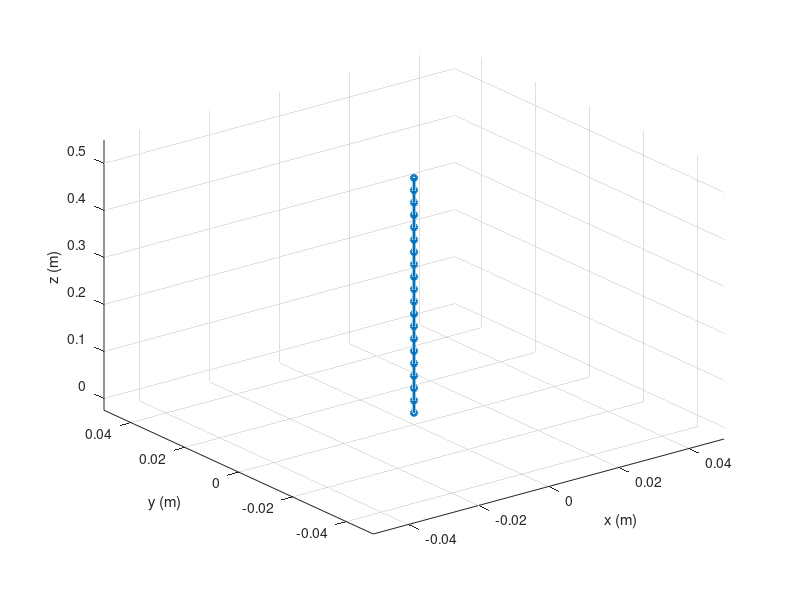

Source code (MATLAB): (Note: this script raises an error after producing the figure.)
% This program implements the Cosserat Rod Theory for a Tendon Driven CR
% with simple Control inputs using Sliding Model Control and Lyapunov
% Stability
% Benjamin Chung
% 11/24/2025

function CosseratRod
clear all;
clc;

global i p R j n m v u q w ns vs us vt ut qt wt vst ust vh uh vsh ush qh wh nLL mLL x y z X Y Z  %Make vars available in whole program
global Tension_Hist X1_Hist Xdot1_Hist e_Hist edot_Hist
%Hat operator
hat = @(y)[0, -y(3), y(2);
           y(3), 0, -y(1);
          -y(2), y(1), 0];

%Declare variables
L = 0.5;                       %Length in m
N = 20;                        %Spatial resolution
E = 190e9;                     %Young's modulus
r = 1/1000;                     %Cross-section radius
rt = {[0.01;0;0]               %Location of Tendons - We'll see if 4 works
      [0;0.01;0]
      [-0.01;0;0]
      [0;-0.01;0]};             
rho = 17189;                    %Density
g = [0;0;-9.81];               %Gravity vector
Bse = zeros(3);                %Shear/Bending Coefficient
Bbt = 0.008*eye(3);              %Bending/Torsion Coefficient
C = 0.01*eye(3);                %Viscous Damping Coefficient
Tt = {0 0 0 0};                %Assume 0 Tension during initial Static solve
dt = 0.005;                    %Size of Time step
alpha = -0.2;                  %BDF-alpha parameter
STEPS = 100;                    %Number of timesteps to completion
STEPCOUNT = 1;

%Initial Pre-bending variables
vstar = @(s)[0;0;1];           
ustar = @(s)[0;0;0];           
vsstar = @(s)[0;0;1];
usstar = @(s)[0;0;0];

%Boundary Conditions
%Clamped base to free end
for i = 1 : STEPS
    p{i,1} = [0;0;0];          
    R{i,1} = eye(3);
    q{i,1} = [0;0;0];
    w{i,1} = [0;0;0];
end

nL = [0;0;0];                    %Start with no forces
mL = [0;0;0];

%Dependent Parameter Calculations
A = pi*r^2;                                 %Cross-sectional area
J = diag([pi*r^4/4  pi*r^4/4  pi*r^4/2]);   %Inertia Matrix
G = E / (2 * (1 + 0.3));                    %Shear modulus
Kse = diag([G*A, G*A, E*A]);                %SE Stiffness Matrix
Kbt = diag([E*J(1,1), E*J(2,2), G*J(3,3)]); %BT Stiffness Matrix
ds = L/(N-1);                               %Finite change in S over total steps

%BDF-alpha coefficients
C0 = (1.5 + alpha) / ( dt*(1+alpha));      
C1 = -2/dt;
C2 = (0.5 + alpha) / ( dt*(1+alpha));
d1 = alpha / (1+alpha);

% -- START SIMULATION -- 
% Steps to consider:
% 1) Solve with initial static conditions
% 2) Apply Tension Forces
% 3) Semi-discretize the PDE into an ODE using BDF-Alpha
% 4) Solve PDE with shooting
% 5) Model resulting rod using CRVisToolkit 

%Initial Static Solve in order to get IVP problem going
i = 1;
disp("Solving Initial Static Model")
fsolve(@initialSolve, zeros(6,1)); %Solve static BVP w/ shooting method
visualize();

%Setup initial history terms
for j = 1 : N-1
    vh{i+1,j} = (C1+C2)*v{i,j};
    uh{i+1,j} = (C1+C2)*u{i,j};
    vsh{i+1,j} = (C1+C2)*vs{i,j};
    ush{i+1,j} = (C1+C2)*us{i,j};
    qh{i+1,j} = [0;0;0];
    wh{i+1,j} = [0;0;0];
    q{i,j} = [0;0;0];
    w{i,j} = [0;0;0];
end

%Set Control Variables
CONTROL = true;
P_d = [0.025; 0.0000; 0.4727];     %Desired end point
V_d = [0; 0; 0];                    %Desired tip velocity
Acc_d = [0; 0; 0];                  %Desired tip acceleration
Control_c = diag([15000, 1, 500]);   %Control gain 1
k = diag([30, 1, 5]);                              %Control gain 2 (for S convergence)
epsilon = 0.005;                    %Reaching epsilon
clamp = 8;

%DEBUG
warning('off', 'all');
options = optimoptions('fsolve', 'Display', 'none');
goalReached = false;


% -- START SIMULATION LOOP --
for i = 2 : STEPS
    STEPCOUNT = STEPCOUNT + 1;
    %Set the Tendon Forces at each time step
    %Likely will have the control input function here, then set the forces
    if i < 5
        Tt{1} = 0; %Apply 0 for initial history terms
        Tt{2} = 0;
        Tt{3} = 0;
        Tt{4} = 0;
    else
        if CONTROL
            %disp(["Control Vars",)
            Tt{1} = SMCCosserat(P_d, V_d, Control_c, k, epsilon, Acc_d);
            Tt{2} = 0;
            Tt{3} = 0;
            Tt{4} = 0;
        else
            Tt{1} = 3; %INPUT TENDON FORCES
            Tt{2} = 0;
            Tt{3} = 0;
            Tt{4} = 0;
        end
    end 

    %Now to actually solve, given the tendon forces
    disp(["Solving Dynamic Model, Step = ", i])
    fsolve(@dynamicSolve, [n{i-1,1}; m{i-1,1}], options); %Solve semi-discretized PDE w/ shooting
    updateBDFalpha();
    visualize();
end

disp('Final Pos'); p{i,N-1}

% -- FUNCTIONS --
function E = initialSolve(G)
    n{i,1} = G(1:3);
    m{i,1} = G(4:6);

    %Euler's method for IVP problem
    for j = 1 : N-1
        [ps, Rs, ns, ms, us{i,j}, vs{i,j} ,v{i,j}, u{i,j}] = formStaticCosseratODE(p{i,j},R{i,j},n{i,j},m{i,j});
        p{i,j+1} = p{i,j} + ds*ps;
        R{i,j+1} = R{i,j} + ds*Rs;
        n{i,j+1} = n{i,j} + ds*ns;
        m{i,j+1} = m{i,j} + ds*ms;
    end

    E = [ n{i,N} - nL;  m{i,N} - mL ];
end

function E = dynamicSolve(G)
    n{i,1} = G(1:3);
    m{i,1} = G(4:6);

    %Euler's method
    for j = 1 : N-1
        [ps, Rs, ns, ms, qs, ws, vs{i,j}, us{i,j},...
        v{i,j}, u{i,j}, vt{i,j}, ut{i,j},...
        qt{i,j}, wt{i,j},vst{i,j}, ust{i,j}] = formCosseratODE(p{i,j},R{i,j},n{i,j},m{i,j},q{i,j},w{i,j});
        
        p{i,j+1} = p{i,j} + ds*ps;
        R{i,j+1} = R{i,j} + ds*Rs;
        n{i,j+1} = n{i,j} + ds*ns;
        m{i,j+1} = m{i,j} + ds*ms;
        q{i,j+1} = q{i,j} + ds*qs;
        w{i,j+1} = w{i,j} + ds*ws;
            
    end

    E = [n{i,N} - nLL ;  m{i,N} - mLL];
end


%This function will essentially build the ODE that will be put through
%fsolve dynamically over time
function [ps,Rs,ns,ms,qs,ws,vs,us,v,u,vt,ut,qt,wt,vst,ust] = formCosseratODE(p, R, n, m, q, w, Tt)
    v = (Kse + C0*Bse)\(R'*n + Kse*vstar(ds*(j-1)) - Bse*vh{i,j}); %Use \ for inverse for better stability
    u = (Kbt + C0*Bbt)\(R'*m + Kbt*ustar(ds*(j-1)) - Bbt*uh{i,j});
    
    %Time derivatives - Replaced by BDFa terms
    vt = C0*v + vh{i,j};
    ut = C0*u + uh{i,j};
    qt = C0*q + qh{i,j};
    wt = C0*w + wh{i,j};

    %Calculate Forces
    %Using _ for subscript t, for tension forces
    [a_t, b_t, A_t, B_t, G_t, H_t] = getTendonForces(v, u);

    %Following Sharifi et al for vs and us
    %Their code seems to assume that all block matrices are diagonal
    %The following works in all cases, but is a bit less efficient
    %I didn't time to verify the matrix sizes to know if Gt is diagonal
    phi = [Kse + C0*Bse + A_t, G_t;
           G_t', Kbt + C0*Bbt + H_t];

    %{
    LamdaN = hat(u) * (Kse * (v - vstar(ds*(j-1)) + Bse*vt)) - Kse*vsstar(ds*(j-1)) + Bse*vsh{i,j};
    LamdaM = hat(u) * (Kbt * (u - ustar(ds*(j-1)) + Bbt*ut)) - Kbt*usstar(ds*(j-1)) + Bbt*ush{i,j};
    GammaN = rho*A*(hat(w)*q + qt) + C*q.*abs(q) - R'*rho*A_t*g - a_t; %**R'R = 1, so can be omitted
    GammaM = rho*(hat(w)*J*w + J*wt) - hat(v) * (Kse * (v - vstar(ds*(j-1)) + Bse*vt)) - b_t; %**hat(ps) = Rv, also le = 0


    rhs = [-GammaN + LamdaN;
           -GammaM + LamdaM];
    temp = phi \ rhs;

    %Extract the result into vs and us
    vs = temp(1:3); %Block size is determined by Kse
    us = temp(4:6);
    %}

    LamdaN = -a_t + rho*A*(hat(w)*q + qt)+ C*q.*abs(q)- R'*rho*A*g;
    LamdaM = -b_t + rho*(hat(w)*J*w + J*wt) -hat (v)*(Kse*(v-vstar(ds*(j-1)))+Bse*vt);
    GammaV = hat(u)*(Kse*(v-vstar(ds*(j-1)))+Bse*vt)-Kse*vsstar(ds*(j-1))+Bse*vsh{i,j};
    GammaU = hat(u)*(Kbt*(u-ustar(ds*(j-1)))+Bbt*ut)-Kbt*usstar(ds*(j-1))+Bbt*ush{i,j};

    us = 1/det(phi)*(-G_t'*(-GammaV+LamdaN)+(Kse+C0*Bse+A_t)*(-GammaU+LamdaM));
    vs = 1/det(phi)*((Kbt+C0*Bbt+H_t)*(-GammaV+LamdaN)-G_t*(-GammaU+LamdaM));

    vst = C0*vs + vsh{i,j};
    ust = C0*us + ush{i,j};

    f = rho*A*g + R*(a_t + A_t*vs + G_t*us) - (R*C*q.*abs(q));
    l = R*(b_t + B_t*vt + H_t*ut);

    %Find boundary forces and moments from tendons for residual calculation
    [nLL, mLL] = getTendonForcesAtL(R, u, v);

    %Spatial derivatives
    ps = R * v;
    Rs = R * hat(u);
    qs = vt - hat(u)*q + hat(w)*v;
    ws = ut - hat(u)*w;
    ns = rho*A*R*(hat(w)*q + qt) - f;
    ms = R*rho*(hat(w)*J*w + J*wt) - hat(ps)*n - l;
end

%STATIC
%This function is very explicit as I simly set the time terms to 0
%Could be optimized to OMIT time terms later on
function [ps, Rs, ns, ms, us, vs, v, u] = formStaticCosseratODE(p, R, n, m)
    v = (Kse)\(R'*n + Kse*vstar(ds*(j-1))); %Use \ for inverse for better stability
    u = (Kbt)\(R'*m + Kbt*ustar(ds*(j-1)));
    
    %Time derivatives - all 0 at static

    %Calculate Forces
    %Using _ for subscript t, for tension forces
    [a_t, b_t, A_t, B_t, G_t, H_t] = getTendonForces(v, u);

    %Following Sharifi et al for vs and us
    %Their code seems to assume that all block matrices are diagonal
    %The following works in all cases, but is a bit less efficient
    %I didn't time to verify the matrix sizes to know if Gt is diagonal
    phi = [Kse + A_t, G_t;
           G_t', Kbt + H_t];

    LamdaN = hat(u) * (Kse * (v - vstar(ds*(j-1)))) - Kse*vsstar(ds*(j-1));
    LamdaM = hat(u) * (Kbt * (u - ustar(ds*(j-1)))) - Kbt*usstar(ds*(j-1));
    GammaN = R'*rho*A_t*g - a_t; %**R'R = 1, so can be omitted
    GammaM = hat(v) * Kse * (v - vstar(ds*(j-1))) - b_t; %**hat(ps) = Rv, also le = 0

    rhs = [-GammaN + LamdaN;
           -GammaM + LamdaM];
    temp = phi \ rhs;

    %Extract the result into vs and us
    vs = temp(1:3); 
    us = temp(4:6);

    f = rho*A*g;
    l = 0;

    %Spatial derivatives
    ps = R * v;
    Rs = R * hat(u);
    ns = -f;
    ms = -hat(ps)*n - l;
end

%This function calculates the variables required to find the tendon forces
%Honestly, I could make this modular to have n tendons
%Probably a future thing
function [a, b, At, Bt, Gt, Ht] = getTendonForces(v, u)
    
    %Tendon 1
    ptsb1 = hat(u)*rt{1}+v;
    At1 = -Tt{1} * (hat(ptsb1) * hat(ptsb1)) / (norm(ptsb1)^3);
    Gt1 = At1*hat(rt{1});
    Bt1 = hat(rt{1}) * At1;
    H1 = Bt1 * hat(rt{1});
    a1 = At1 * (hat(u) * ptsb1); %Assume the derivatives of r to be 0
    b1 = hat(rt{1}) * a1;

    %Tendon 2
    ptsb2 = hat(u)*rt{2}+v;
    At2 = -Tt{2} * (hat(ptsb2) * hat(ptsb2)) / (norm(ptsb2)^3);
    Gt2 = At2*hat(rt{2});
    Bt2 = hat(rt{2}) * At2;
    H2 = Bt2 * hat(rt{2});
    a2 = At2 * (hat(u) * ptsb2); 
    b2 = hat(rt{2}) * a2;

    %Tendon 3
    ptsb3 = hat(u)*rt{3}+v;
    At3 = -Tt{3} * (hat(ptsb3) * hat(ptsb3)) / (norm(ptsb3)^3);
    Gt3 = At3*hat(rt{3});
    Bt3 = hat(rt{3}) * At3;
    H3 = Bt3 * hat(rt{3});
    a3 = At3 * (hat(u) * ptsb3); 
    b3 = hat(rt{3}) * a3;

    %Tendon 4
    ptsb4 = hat(u)*rt{4}+v;
    At4 = -Tt{4} * (hat(ptsb4) * hat(ptsb4)) / (norm(ptsb4)^3);
    Gt4 = At4*hat(rt{4});
    Bt4 = hat(rt{4}) * At4;
    H4 = Bt4 * hat(rt{4});
    a4 = At4 * (hat(u) * ptsb4); 
    b4 = hat(rt{4}) * a4;

    %Sum the values
    a = a1 + a2 + a3 +a4;
    b = b1 + b2 + b3 +b4;
    At = At1 + At2 + At3 + At4;
    Bt = Bt1 + Bt2 + Bt3 + Bt4;
    Gt = Gt1 + Gt2 + Gt3 + Gt4;
    Ht = H1 + H2 + H3 + H4;
end

%This function find the tendon forces at the end point L
%Later then used in fsolve for residual calculation to solve the IVP
function [nLL, mLL] = getTendonForcesAtL(R, u, v)
    pts1 = R*hat(u)*rt{1}+R*v;
    pts2 = R*hat(u)*rt{2}+R*v;
    pts3 = R*hat(u)*rt{3}+R*v;
    pts4 = R*hat(u)*rt{4}+R*v;

    nLL = -Tt{1}*pts1/norm(pts1) - Tt{2}*pts2/norm(pts2) - Tt{3}*pts3/norm(pts3); - Tt{4}*pts4/norm(pts4);
    mLL = -Tt{1}*hat(R*rt{1})*pts1/norm(pts1) - Tt{2}*hat(R*rt{2})*pts2/norm(pts2) - Tt{3}*hat(R*rt{3})*pts3/norm(pts3) - Tt{4}*hat(R*rt{4})*pts4/norm(pts4);
end

function updateBDFalpha()
%h for history, these are history term updates
   for j = 1 : N-1        
       vh{i+1,j} = C1*v{i,j} + C2*v{i-1,j} + d1*vt{i,j};
       uh{i+1,j} = C1*u{i,j} + C2*u{i-1,j} + d1*ut{i,j};
       vsh{i+1,j} = C1*vs{i,j} + C2*vs{i-1,j} + d1*vst{i,j};
       ush{i+1,j} = C1*us{i,j} + C2*us{i-1,j} + d1*ust{i,j};
       qh{i+1,j} = C1*q{i,j} + C2*q{i-1,j} + d1*qt{i,j};
       wh{i+1,j} = C1*w{i,j} + C2*w{i-1,j} + d1*wt{i,j};
   end
end

function Tt = SMCCosserat(X1d, Xdot1d, Control_c, k, epsilon, Xddotd)

    X1 = p{i-1,N-1};
    Xdot1 = R{i-1,N-1}*q{i-1,N-1};
    e = (X1d - X1); %Error between positions
    edot = Xdot1d - Xdot1; %Derivative of error, which is velocity
    S = edot + Control_c*e; %Sliding surface

    %Calculating the Alphas
    pts1 = R{i-1, N-1}*hat(u{i-1,N-1})*rt{1} + v{i-1,N-1};
    %pts2 = R{i-1, N-1}*hat(u{i-1,N-1})*rt{2} + v{i-1,N-1};
    %pts3 = R{i-1, N-1}*hat(u{i-1,N-1})*rt{3} + v{i-1,N-1};
    %pts4 = R{i-1, N-1}*hatbut i(u{i-1,N-1})*rt{3} + v{i-1,N-1};
    
    ptss1 = R{i-1, N-1}*hat(u{i-1,N-1})*hat(u{i-1,N-1})*rt{1} + hat(u{i-1,N-1})*v{i-1,N-1} + hat(us{i-1, N-1})*rt{1} + vs{i-1,N-1};
    %ptss2 = R{i-1, N-1}*hat(u{i-1,N-1})*hat(u{i-1,N-1})*rt{2} + hat(u{i-1,N-1})*v{i-1,N-1} + hat(us{i-1, N-1})*rt{1} + vs{i-1,N-1};
    %ptss3 = R{i-1, N-1}*hat(u{i-1,N-1})*hat(u{i-1,N-1})*rt{3} + hat(u{i-1,N-1})*v{i-1,N-1} + hat(us{i-1, N-1})*rt{1} + vs{i-1,N-1};
    %tss4 = R{i-1, N-1}*hat(u{i-1,N-1})*hat(u{i-1,N-1})*rt{4} + hat(u{i-1,N-1})*v{i-1,N-1} + hat(us{i-1, N-1})*rt{1} + vs{i-1,N-1};
    
    a1 = ( (hat(pts1)*hat(pts1)*ptss1) / (norm(pts1)^3) ) + (pts1 / norm(pts1));
    %a2 = ( (hat(pts2)*hat(pts2)*ptss2) / (norm(pts2)^3) ) + (pts2 / norm(pts2));
    %a3 = ( (hat(pts3)*hat(pts3)*ptss3) / (norm(pts3)^3) ) + (pts3 / norm(pts3));
    %a4 = ( (hat(pts4)*hat(pts4)*ptss4) / (norm(pts4)^3) ) + (pts4 / norm(pts4));

    %alpha = [-a1 -a2 -a3 -a4];
    alpha = [a1];

    ac = (ns + rho*A*g - (R{i-1, N-1}*C*q{i-1, N-1}.*abs(q{i-1, N-1}))) / (rho*A);
    bc = (alpha) / (-rho*A);

    Tt = bc\(Control_c*edot + Xddotd - ac + epsilon*sign(S) + k*(edot + Control_c*e));
%     Tt = num2cell(Tt)
    
    %Apply clamping saturation
        if(Tt > clamp)
            Tt = clamp;
        end

%     for l = 1:4
%         if(Tt{l} > clamp)
%             Tt{l} = clamp;
%         end
%         if(Tt{l} < 0)
%             Tt{l} = 0; 
%         end
%     end

%     Tension_Hist(i) = Tt{1};
    Tension_Hist(i) = Tt;
    X1_Hist(i) = X1(1);
    Xdot1_Hist(i) = Xdot1(1);
    e_Hist(i) = e(1);
    edot_Hist(i) = edot(1);
end


function visualize()
    % p: cell array p{i,j} = 3x1 positions
    % N: number of points along rod
    % L: rod length for axis limits
    % i: current time step

        % Extract x,y,z positions
        x = zeros(1,N);
        y = zeros(1,N);
        z = zeros(1,N);
        for j = 1:N
            x(j) = p{i,j}(1);
            y(j) = p{i,j}(2);
            z(j) = p{i,j}(3);
        end

        % Persistent line handle to update instead of replotting
        persistent hLine
        if isempty(hLine) || ~isvalid(hLine)
            figure(1); clf;
            hLine = plot3(x, y, z, '-o', 'LineWidth', 2, 'MarkerSize', 4);
            axis([-0.1*L, 0.1*L, -0.1*L, 0.1*L, -0.05*L, 1.1*L]);
            xlabel('x (m)'); ylabel('y (m)'); zlabel('z (m)');
            grid on; view(3);
        else
            % Update existing line
            set(hLine, 'XData', x, 'YData', y, 'ZData', z);
        end
        drawnow;
        pause(0.05);
end

    for time = 1:STEPCOUNT
            x(time) = p{time,N}(1);
            z(time) = p{time,N}(3);
    end

    y_axis = 1:size(x,2);
    figure (2)    
    subplot(2,1,1)
    plot(y_axis,x, '-o');
    xlabel('Step');  ylabel('x (m)'); title('Tip Displacement - X Component');

    if(CONTROL)
    subplot(2,1,2)
    plot(y_axis, Tension_Hist, '-o');
    xlabel('t (s)');  ylabel('F (N)'); title('Tendon Tension');

    figure(3)
    plot(X1_Hist, Xdot1_Hist);
    xlabel('X1'); ylabel('Xdot1');

    figure(4)
    plot(e_Hist, edot_Hist);
    xlabel('e'); ylabel('e_dot');
    end

end


